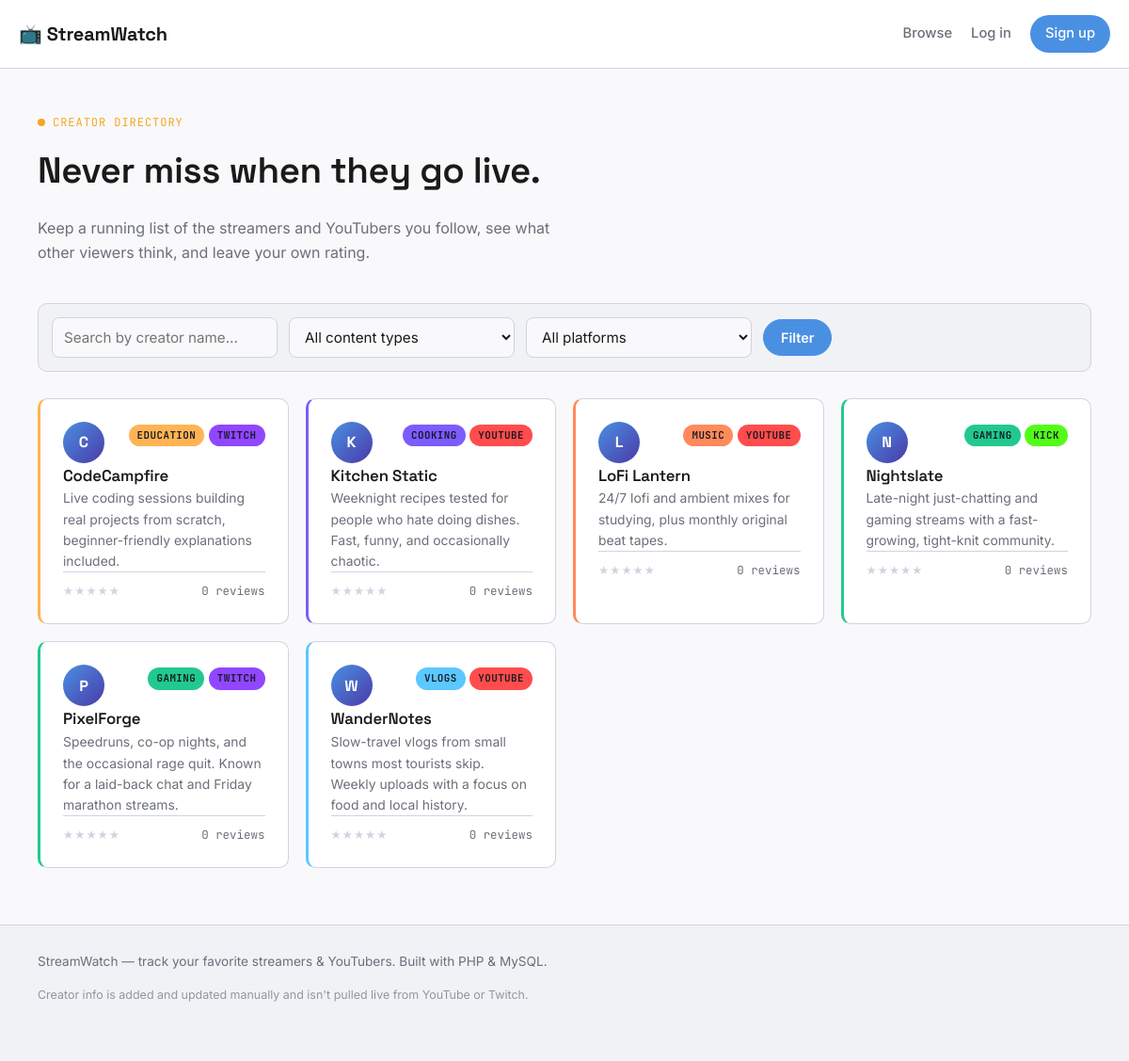
The app's page /admin/index.php with its own data.
### tables this page shows
CREATE TABLE IF NOT EXISTS creators (
    id           INT AUTO_INCREMENT PRIMARY KEY,
    name         VARCHAR(100) NOT NULL,
    content_type VARCHAR(50)  NOT NULL,    
    platform     VARCHAR(50)  DEFAULT NULL,  
    description  TEXT,
    image_url    VARCHAR(255) DEFAULT NULL,
    created_at   TIMESTAMP    NOT NULL DEFAULT CURRENT_TIMESTAMP
);

### includes/auth.php (called while the page is built, shortened)
<?php
function h(?string $value): string
{
    return htmlspecialchars($value ?? '', ENT_QUOTES, 'UTF-8');
}

### admin/index.php (the view, shortened to what this page needs)
<?php
require_once __DIR__ . '/includes/header.php';
$search   = trim($_GET['q'] ?? '');
$sql = "SELECT c.*,
               ROUND(AVG(r.rating), 1) AS avg_rating,
               COUNT(r.id) AS review_count
        FROM creators c
        LEFT JOIN reviews r ON r.creator_id = c.id
        WHERE 1=1";
$params = [];
$sql .= " GROUP BY c.id ORDER BY c.name ASC";
$stmt = $pdo->prepare($sql);
$stmt->execute($params);
$creators = $stmt->fetchAll();
$types = $pdo->query("SELECT DISTINCT content_type FROM creators ORDER BY content_type")->fetchAll(PDO::FETCH_COLUMN);
$tag_colors = ['#7c5cff', '#ffb454', '#22c98e', '#ff8a5c', '#5cc8ff', '#ff5c9e'];
function tag_color(string $type, array $palette, array $allTypes): string {
    $i = array_search($type, $allTypes);
    return $palette[$i % count($palette)] ?? $palette[0];
}
function platform_color(string $platform): string {
    $known = [
        'youtube' => '#ff4d4d',
        'twitch'  => '#9146ff',
        'kick'    => '#53fc18',
        'both'    => '#5cc8ff',
    ];
    return $known[strtolower($platform)] ?? '#8a8fa3';
}
function platform_icon(string $platform): string {
    $icons = [
        'youtube' => '<svg viewBox="0 0 16 16" width="12" height="12" fill="currentColor" aria-hidden="true"><rect x="1" y="3" width="14" height="10" rx="3"/><path d="M6.5 5.8 L11 8 L6.5 10.2 Z" fill="#fff"/></svg>',
        'twitch'  => '<svg viewBox="0 0 16 16" width="12" height="12" fill="currentColor" aria-hidden="true"><path d="M2 1 L2 10 L5 10 L5 13 L8 10 L13 10 L13 1 Z"/><rect x="6" y="3.5" width="1.4" height="4" fill="#fff"/><rect x="9" y="3.5" width="1.4" height="4" fill="#fff"/></svg>',
        'kick'    => '<svg viewBox="0 0 16 16" width="12" height="12" fill="currentColor" aria-hidden="true"><path d="M6 1 L2 9 L6 9 L5 15 L14 6 L9 6 L11 1 Z"/></svg>',
        'both'    => '<svg viewBox="0 0 16 16" width="12" height="12" fill="currentColor" aria-hidden="true"><circle cx="5" cy="8" r="4.2"/><circle cx="10.5" cy="8" r="4.2" fill-opacity="0.65"/></svg>',
    ];
    return $icons[strtolower($platform)] ?? '';
}
?>
<section class="page-hero">
    <div class="eyebrow"><span class="live-dot"></span> Creator directory</div>
    <h1>Never miss when they go live.</h1>
    <p class="lede">Keep a running list of the streamers and YouTubers you follow, see what other viewers think, and leave your own rating.</p>
</section>
<form class="filter-bar" method="get" action="index.php">
    <input type="text" name="q" placeholder="Search by creator name…" value="<?= h($search) ?>">
    <select name="type">
        <option value="">All content types</option>
    </select>
    <select name="platform">
        <option value="">All platforms</option>
    </select>
    <div class="filter-actions">
        <button type="submit" class="btn btn-primary">Filter</button>
    </div>
</form>
<?php if (empty($creators)): ?>
    <div class="empty-state">
        <p>No creators match that search.</p>
    </div>
<?php else: ?>
    <div class="creator-grid">
        <?php foreach ($creators as $creator): ?>
            <a class="creator-card" style="--tag-color: <?= tag_color($creator['content_type'], $tag_colors, $types) ?>"
               href="creator.php?id=<?= (int)$creator['id'] ?>">
                <div class="creator-card-top">
                    <div class="creator-avatar"><?= h(mb_substr($creator['name'], 0, 1)) ?></div>
                    <div class="creator-card-tags">
                        <span class="tag" style="--tag-color: <?= tag_color($creator['content_type'], $tag_colors, $types) ?>"><?= h($creator['content_type']) ?></span>
                        <?php if (!empty($creator['platform'])): ?>
                            <span class="tag tag-platform" style="--tag-color: <?= platform_color($creator['platform']) ?>">
                                <?= platform_icon($creator['platform']) ?><?= h($creator['platform']) ?>
                            </span>
                        <?php endif; ?>
                    </div>
                </div>
                <h3><?= h($creator['name']) ?></h3>
                <p class="creator-desc"><?= h($creator['description']) ?></p>
                <div class="creator-meta">
                    <span class="stars">
                        <?php
                        $avg = round($creator['avg_rating'] ?? 0);
                        for ($i = 1; $i <= 5; $i++) echo $i <= $avg ? '★' : '<span class="dim">★</span>';
                        ?>
                    </span>
                    <span><?= (int)$creator['review_count'] ?> review<?= $creator['review_count'] == 1 ? '' : 's' ?></span>
                </div>
            </a>
        <?php endforeach; ?>
    </div>
<?php endif; ?>
<?php require_once __DIR__ . '/includes/footer.php'; ?>

### assets/css/style.css (style rules this page uses)
:root { --bg: #f9f9fb; --bg-raised: #ffffff; --surface: #f0f2f6; --surface-solid: #ffffff; --border: #d0d4e0; --text: #1a1a1a; --text-muted: #6b6f7a; --accent: #4a90e2; --accent-soft: #4a90e226; --amber: #f5a623; --amber-soft: #f5a62326; --danger: #e94e77; --radius: 10px; --font-display: 'Space Grotesk', sans-serif; --font-body: 'Inter', sans-serif; --font-mono: 'JetBrains Mono', monospace; }
* { box-sizing: border-box; }
html { scroll-behavior: smooth; }
body { margin: 0; background: var(--bg); color: var(--text); font-family: var(--font-body); line-height: 1.6; }
a { color: inherit; text-decoration: none; }
h1, h2, h3, h4 { font-family: var(--font-display); font-weight: 600; letter-spacing: -0.01em; margin: 0 0 0.5em; }
p { margin: 0 0 1em; color: var(--text-muted); }
.btn { display: inline-flex; align-items: center; justify-content: center; gap: 6px; padding: 10px 18px; border-radius: 100px; border: 1px solid var(--border); background: var(--bg-raised); color: var(--text); font-family: var(--font-body); font-weight: 600; font-size: 0.9rem; cursor: pointer; transition: all 0.15s; }
.btn-primary { background: var(--accent); border-color: var(--accent); color: #fff; }
input[type=text], input[type=email], input[type=password], input[type=url], select, textarea { width: 100%; padding: 10px 12px; border-radius: 8px; border: 1px solid var(--border); background: var(--bg); color: var(--text); font-family: var(--font-body); font-size: 0.95rem; }
.page-hero { padding: 48px 0 24px; }
.eyebrow { font-family: var(--font-mono); font-size: 0.75rem; letter-spacing: 0.08em; text-transform: uppercase; color: var(--amber); display: flex; align-items: center; gap: 8px; margin-bottom: 10px; }
.live-dot { width: 8px; height: 8px; border-radius: 50%; background: var(--amber); box-shadow: 0 0 0 0 var(--amber-soft); animation: pulse 2s infinite; }
.page-hero h1 { font-size: clamp(1.8rem, 4vw, 2.4rem); }
.page-hero .lede { max-width: 560px; }
.filter-bar { display: flex; gap: 12px; flex-wrap: wrap; margin-bottom: 28px; padding: 14px; background: var(--surface); border: 1px solid var(--border); border-radius: var(--radius); }
.filter-bar input, .filter-bar select { max-width: 240px; }
.filter-bar .filter-actions { display: flex; gap: 8px; align-items: center; }
.creator-grid { display: grid; grid-template-columns: repeat(auto-fill, minmax(240px, 1fr)); gap: 18px; margin-bottom: 40px; }
.creator-card { background: var(--surface-solid); border: 1px solid var(--border); border-radius: var(--radius); padding: 24px; transition: transform 0.15s, border-color 0.15s; border-left: 3px solid var(--tag-color, var(--accent)); }
.creator-card-top { display: flex; justify-content: space-between; align-items: flex-start; gap: 8px; }
.creator-avatar { width: 44px; height: 44px; border-radius: 50%; background: linear-gradient(135deg, var(--accent), #4a3aa8); display: flex; align-items: center; justify-content: center; font-family: var(--font-display); font-weight: 700; color: #fff; flex-shrink: 0; }
.creator-card h3 { margin: 0; font-size: 1.05rem; }
.tag { display: inline-block; font-family: var(--font-mono); font-size: 0.68rem; letter-spacing: 0.04em; text-transform: uppercase; padding: 3px 9px; border-radius: 100px; background: var(--tag-color, var(--accent)); color: #14151f; font-weight: 600; width: fit-content; }
.creator-desc { font-size: 0.87rem; color: var(--text-muted); margin: 0; overflow: clip; display: -webkit-box; -webkit-box-orient: vertical; line-clamp: 2; }
.creator-meta { display: flex; justify-content: space-between; align-items: center; font-family: var(--font-mono); font-size: 0.78rem; color: var(--text-muted); margin-top: auto; padding-top: 10px; border-top: 1px solid var(--border); }
.stars { color: var(--amber); letter-spacing: 1px; }
.stars .dim { color: var(--border); }

### records on screen
creators: name "C", content_type "EDUCATION", platform "TWITCH", name "CodeCampfire", description "Live coding sessions building real projects from scratch, beginner-friendly explanations included.", review_count "0"
creators: name "K", content_type "COOKING", platform "YOUTUBE", name "Kitchen Static", description "Weeknight recipes tested for people who hate doing dishes. Fast, funny, and occasionally chaotic.", review_count "0"
creators: name "L", content_type "MUSIC", platform "YOUTUBE", name "LoFi Lantern", description "24/7 lofi and ambient mixes for studying, plus monthly original beat tapes.", review_count "0"
creators: name "N", content_type "GAMING", platform "KICK", name "Nightslate", description "Late-night just-chatting and gaming streams with a fast-growing, tight-knit community.", review_count "0"
creators: name "P", content_type "GAMING", platform "TWITCH", name "PixelForge", description "Speedruns, co-op nights, and the occasional rage quit. Known for a laid-back chat and Friday marathon streams.", review_count "0"
creators: name "W", content_type "VLOGS", platform "YOUTUBE", name "WanderNotes", description "Slow-travel vlogs from small towns most tourists skip. Weekly uploads with a focus on food and local history.", review_count "0"
